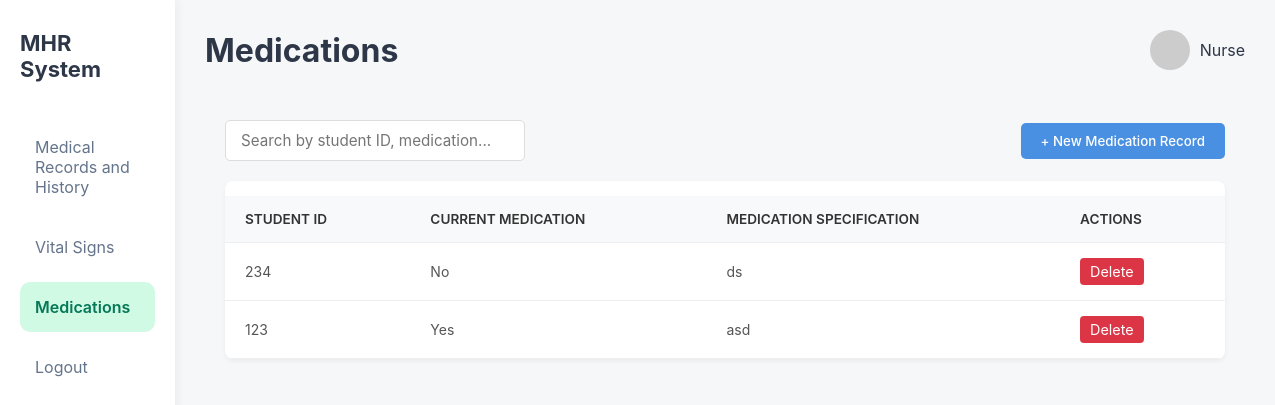
The app's page /nurse/medications.php with its own data.
### tables this page shows
CREATE TABLE `current_medication` (
  `id` int(11) NOT NULL,
  `student_id` int(11) NOT NULL,
  `current_medication` enum('Yes','No') DEFAULT 'No',
  `medication_specify` text DEFAULT NULL
);

### nurse/medications.php (the view, shortened to what this page needs)
<?php
$servername = "localhost";
$db_username = "root";
$db_password = "";
$dbname = "mhr";
$conn = new mysqli($servername, $db_username, $db_password, $dbname);
$search = $_GET['search'] ?? '';
$records = [];
$sql_fetch = "SELECT * FROM current_medication";
$sql_fetch .= " ORDER BY id DESC";
$stmt_fetch = $conn->prepare($sql_fetch);
if ($stmt_fetch) {
    $stmt_fetch->execute();
    $result = $stmt_fetch->get_result();
    if ($result) {
        $records = $result->fetch_all(MYSQLI_ASSOC);
    }
}
?>
<!DOCTYPE html>
<html lang="en">
<head>
<link rel="stylesheet" href="medications.css">
<link rel="stylesheet" href="dashboard.css">
</head>
<body>
<div class="dashboard">
<?php include 'sidebar.php'; ?>
<main class="main">
<header class="topbar">
<h1>Medications</h1>
<div class="admin">
<img src="https://i.pravatar.cc/40">
<span>Nurse</span>
</div>
</header>
<section class="medications-container">
    <div class="medications-controls">
        <form class="search-box" method="GET" action="medications.php">
            <input type="text" name="search" value="<?php echo htmlspecialchars($search); ?>" placeholder="Search by student ID, medication...">
        </form>
        <button class="btn-add-record">
            <span>+ New Medication Record</span>
        </button>
    </div>
    <div class="table-responsive">
        <table class="medications-table">
            <thead>
                <tr>
                    <th>Student ID</th>
                    <th>Current Medication</th>
                    <th>Medication Specification</th>
                    <th>Actions</th>
                </tr>
            </thead>
            <tbody>
                <?php if (!empty($records)): ?>
                    <?php foreach ($records as $record): ?>
                        <tr>
                            <td><?php echo htmlspecialchars($record['student_id']); ?></td>
                            <td><?php echo htmlspecialchars($record['current_medication']); ?></td>
                            <td><?php echo htmlspecialchars($record['medication_specify']); ?></td>
                            <td>
                                <form method="POST" action="medications.php" style="display:inline-block;" onsubmit="return confirm('Are you sure you want to delete this record?');">
                                    <button type="submit" name="delete_medication" class="btn-action delete">Delete</button>
                                </form>
                            </td>
                        </tr>
                    <?php endforeach; ?>
                <?php else: ?>
                    <tr>
                        <td colspan="4" style="text-align: center;">No medication records found.</td>
                    </tr>
                <?php endif; ?>
            </tbody>
        </table>
    </div>
</section>
</main>
</div>
</body>
</html>

### nurse/medications.css (style rules this page uses)
.medications-container { padding: 20px; height: calc(100vh - 80px); box-sizing: border-box; overflow-y: auto; }
.medications-controls { display: flex; justify-content: space-between; align-items: center; margin-bottom: 20px; flex-wrap: wrap; gap: 15px; }
.search-box input { padding: 10px 15px; border: 1px solid #ddd; border-radius: 5px; width: 300px; font-size: 0.95rem; }
.btn-add-record { background: #4a90e2; color: white; border: none; padding: 10px 20px; border-radius: 5px; cursor: pointer; font-weight: 500; display: flex; align-items: center; gap: 8px; }
.table-responsive { background: #fff; border-radius: 8px; box-shadow: 0 2px 5px rgba(0,0,0,0.05); overflow-x: auto; }
.medications-table { width: 100%; border-collapse: collapse; min-width: 1000px; }
.medications-table th, .medications-table td { padding: 15px 20px; text-align: left; border-bottom: 1px solid #eee; color: #555; }
.medications-table th { background: #f8f9fa; color: #333; font-weight: 600; text-transform: uppercase; font-size: 0.85rem; }

### nurse/dashboard.css (style rules this page uses)
* { margin:0; padding:0; box-sizing:border-box; font-family: "Inter", sans-serif; }
body { background:#f5f7f8; color:#2d3748; }
.dashboard { display:flex; min-height:100vh; }
.main { flex:1; padding:30px; }
.topbar { display:flex; justify-content:space-between; align-items:center; margin-bottom:30px; }
.admin { display:flex; align-items:center; gap:10px; }
.admin img { border-radius:50%; }
table { width:100%; border-collapse:collapse; margin-top:15px; }
th,td { padding:10px; text-align:left; border-bottom:1px solid #eee; font-size:14px; }

### nurse/medications.php (style rules this page uses)
.btn-action { padding: 5px 10px; border: none; border-radius: 4px; cursor: pointer; font-size: 0.9rem; margin-right: 5px; }
.btn-action.delete { background-color: #dc3545; color: white; }

### records on screen
current_medication: student "234", current_medication "No", medication_specify "ds"
current_medication: student "123", current_medication "Yes", medication_specify "asd"
